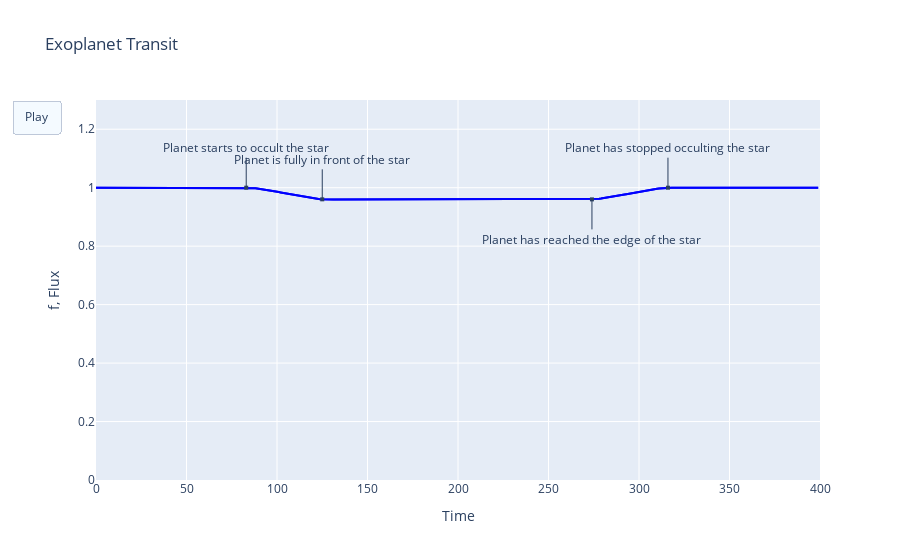

Notebook code cell kept with this figure:
### Code cell
simulate(planet_radius, star_radius, inclination)

### Figure 1 — Plotly figure (JSON) as saved in the notebook; plotly's stock layout.template omitted (floating-point values rounded to 4 significant figures; data arrays with more than 128 entries replaced by an {"elided": "..."} marker saying what was removed)
{"data": [{"line": {"color": "blue", "width": 2}, "mode": "lines", "name": "Imaginary Planet", "type": "scatter", "x": {"elided": "400 int values"}, "y": {"elided": "400 float values"}}, {"line": {"color": "blue", "width": 2}, "mode": "lines", "name": "Light from a Star", "type": "scatter", "x": {"elided": "400 int values"}, "y": {"elided": "400 float values"}}], "layout": {"annotations": [{"arrowhead": 7, "ax": 0, "ay": -40, "showarrow": true, "text": "Planet starts to occult the star", "x": 83, "xref": "x", "y": 1, "yref": "y"}, {"arrowhead": 7, "ax": 0, "ay": -40, "showarrow": true, "text": "Planet is fully in front of the star", "x": 125, "xref": "x", "y": 0.9602, "yref": "y"}, {"arrowhead": 7, "ax": 0, "ay": 40, "showarrow": true, "text": "Planet has reached the edge of the star", "x": 274, "xref": "x", "y": 0.96, "yref": "y"}, {"arrowhead": 7, "ax": 0, "ay": -40, "showarrow": true, "text": "Planet has stopped occulting the star", "x": 316, "xref": "x", "y": 1.0, "yref": "y"}], "hovermode": "closest", "showlegend": false, "title": {"text": "Exoplanet Transit"}, "updatemenus": [{"buttons": [{"args": [null], "label": "Play", "method": "animate"}], "type": "buttons"}], "xaxis": {"autorange": false, "range": [0, 400], "title": {"text": "Time"}, "zeroline": false}, "yaxis": {"autorange": false, "range": [0, 1.3], "title": {"text": "f, Flux"}, "zeroline": false}}}
